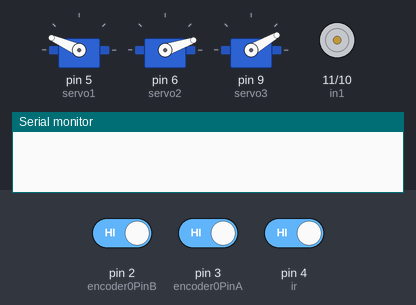
Recording of a sketch running on a simulated Arduino Uno, built with avr-gcc and run on an emulated ATmega328P. Shown: 3 × servo, motor-driver pin pairs drawn as motors (green arrow = first pin HIGH = forward, orange = second pin HIGH = backward, longer = more drive), the last lines printed to the serial monitor. The test bench sets the inputs (shaded band); at power-on: pin 4 (ir) HIGH, pin 2 (encoder0PinB) HIGH, pin 3 (encoder0PinA) HIGH.

Above: at 1.2 s.
1.3 s: pin 4 (ir) driven LOW
At 3.1 s:
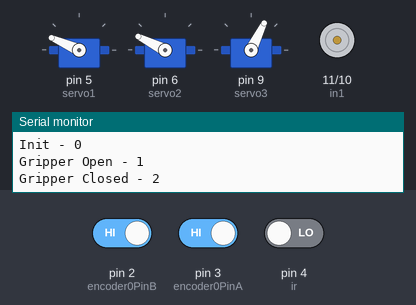
At 5.0 s:
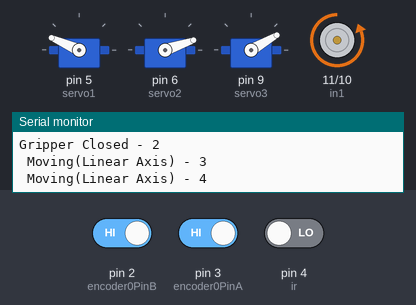
14.5 s: pin 4 (ir) driven LOW
At 15.69 s:
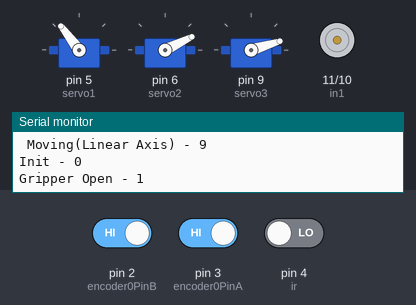
Timing chart, 0 to 23.5 s (numbered marks = the images above; inputs shaded):
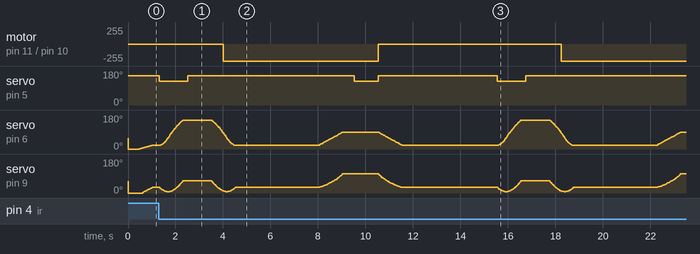

Measured:
- after the input at 1.3 s, motor on pin 11 (in1) / pin 10 (in2): stopped → backward 255/255 after 2.7 s, → stopped 6.5 s later; servo on pin 5 (servo1): 156° → 127° at once, → 156° 1.2 s later, → 127° 7.0 s later, → 156° 1.0 s later

The sketch:

main.ino
```cpp
#include <Servo.h>
// ramp lib
#include <Ramp.h>

#define ir 4

Servo servo1;
Servo servo2;
Servo servo3;

int servo1Offset = 2150;      // gripper closed - max 2200
int servo2Offset = 1120;      // shoulder back - min 600  (1120 mid)
int servo3Offset = 1180;      // elbow back - max 2180 (1180 mid)

// moving the foot forwards or backwards in the side plane
float shoulderAngle2;
float shoulderAngle2a;
float shoulderAngle2Degrees;
float shoulderAngle2aDegrees;
float z2;
float x;

// side plane of individual leg only
#define lowerLength 110
#define upperLength 110
float armLength;
float z;
float shoulderAngle1;
float shoulderAngleDegrees;
float shoulderAngle1a;
float elbowAngle;
float elbowAngleDegrees;

// interpolation targets
float zTarget;
float xTarget;

// output scaling
float shoulderMs;
float shoulderMs2;
float elbowMs;

int ball;     // ball proximity

// wheel encoder interrupts
#define encoder0PinA 3
#define encoder0PinB 2

// PWM output pins
#define in1 11
#define in2 10

volatile long encoder0Pos = 0;    // encoder 1
long encoder0Target = 0;

unsigned long currentMillis;
unsigned long previousMillis;

long previousStepMillis = 0;    // set up timers
int stepFlag = 0;

//*****************************
class Interpolation {
public:
    rampInt myRamp;
    int interpolationFlag = 0;
    int savedValue;

    int go(int input, int duration) {

      if (input != savedValue) {   // check for new data
          interpolationFlag = 0;
      }
      savedValue = input;          // bookmark the old value

      if (interpolationFlag == 0) {                                        // only do it once until the flag is reset
          myRamp.go(input, duration, LINEAR, ONCEFORWARD);              // start interpolation (value to go to, duration)
          interpolationFlag = 1;
      }

      int output = myRamp.update();
      return output;
    }
};    // end of class

Interpolation interpX;        // interpolation objects
Interpolation interpZ;
//*****************************

/**
 * @brief Initalisation of the servos and linear axis encoder/motor.
 *          1) Attaching the GPIO pins to the (commented) servos.
 *          2) Initialising an offset for each servo - the writeMicroseconds maps to an angle of the shaft
 *          3) Setting the pin modes for the linear axis ENCODER(bigger motor) as input so we can read the signals.
 *          4) Setting the pin modes for the linear axis MOTOR(bigger motor) as output so we can move the motor.
 *          5) Setting the pin mode for the IR (infrared) Sensor so we can read it's input.
 *          6) Attaching interupts to the ENCODER(see 3) to determine the direction it's going (clockwise OR counterclockwise) - TODO have a reference document to how this works
 *          7) Initialising default position for arm - this is fed into the interpolation class which will set SMOOTHLY control the arm.
 */
void setup()
{
  // (1)
  servo1.attach(5);         // gripper
  servo2.attach(6);         // shoulder
  servo3.attach(9);         // elbow

  // (2)
  servo1.writeMicroseconds(servo1Offset);    // gripper
  servo2.writeMicroseconds(servo2Offset);    // shoulder
  servo3.writeMicroseconds(servo3Offset);    // elbow

  // (3)
  pinMode(encoder0PinA, INPUT_PULLUP);    // encoder pins
  pinMode(encoder0PinB, INPUT_PULLUP);

  // (4)
  pinMode(in2, OUTPUT);         // PWM motor output piuns
  pinMode(in1, OUTPUT);

  // (5)
  pinMode(ir, INPUT_PULLUP);   // proximity sensor input

  // (6)
  // -- 0 and 1 are the interupt numbers NOT the digital pin number
  attachInterrupt(0, doEncoderA, CHANGE);
  attachInterrupt(1, doEncoderB, CHANGE);

  // DEBUGGING
  Serial.begin(9600);

  // (7)
  zTarget = 100;      // set default position for arm
  xTarget = 50;
}

void loop() {

  // Get the current time in MILLISECONDS
  currentMillis = millis();

    //
    // This is the start of the state machine. Each IF statement condition is cycle
    //  through each state while adding a time buffer between each state
    //
    if (currentMillis - previousMillis >= 10) {  // start timed loop after 10ms has passed
          previousMillis = currentMillis;

          ball = digitalRead(4);      // detect ball the IR sensor on digital pin 4

          // step sequencer
          if (ball == 0 && stepFlag == 0) {
             Serial.println("Init - 0"); // debugging
             stepFlag = 1;
          }

          //   (Step 1) - Open gripper
          if (stepFlag == 1 && currentMillis - previousStepMillis >= 1000) {
              Serial.println("Gripper Open - 1"); // debugging
              zTarget = -115;
              xTarget = 110;
              servo1.writeMicroseconds(servo1Offset -300);    // gripper open
              encoder0Target = 0;
              previousStepMillis = currentMillis;
              stepFlag = 2;
          } // (Step 2) - Close gripper AKA grab the ball
          else if (stepFlag == 2 && currentMillis - previousStepMillis >= 1200) {
              Serial.println("Gripper Closed - 2");
              servo1.writeMicroseconds(servo1Offset);    // gripper closed
              previousStepMillis = currentMillis;
              stepFlag = 3;
          } // (Step 3) - Start moving across the linear axis
          else if (stepFlag == 3 && currentMillis - previousStepMillis >= 1000) {
              Serial.println(" Moving(Linear Axis) - 3 ");
              zTarget = 100;
              xTarget = 50;
              previousStepMillis = currentMillis;
              stepFlag = 4;
          } // (Step 4) - cont.
          else if (stepFlag == 4 && currentMillis - previousStepMillis >= 500) {
              Serial.println(" Moving(Linear Axis) - 4 ");
              encoder0Target = 20000;
              previousStepMillis = currentMillis;
              stepFlag = 6;
          }
          else if (stepFlag == 6 && currentMillis - previousStepMillis >= 4000) {
              Serial.println(" Moving(Linear Axis) - 6 ");
              zTarget = 100;
              xTarget = 170;
              previousStepMillis = currentMillis;
              stepFlag = 7;
          }
          else if (stepFlag == 7 && currentMillis - previousStepMillis >= 1500) {
              Serial.println(" Gripper Open - 7 ");
              servo1.writeMicroseconds(servo1Offset - 300);    // gripper open
              stepFlag = 8;
          }
          else if (stepFlag == 8 && currentMillis - previousStepMillis >= 2500) {
              Serial.println(" Gripper Closed - 8 ");
              encoder0Target = 0;
              zTarget = 100;
              xTarget = 50;
              servo1.writeMicroseconds(servo1Offset);    // gripper closed
              previousStepMillis = currentMillis;
              stepFlag = 9;
          }
          else if (stepFlag == 9 && currentMillis - previousStepMillis >= 4000) {
              //wait to get back to the start before triggering again
              Serial.println(" Moving(Linear Axis) - 9 ");
              servo1.writeMicroseconds(servo1Offset);    // gripper closed
              previousStepMillis = currentMillis;
              stepFlag = 0;
          }

          // end of step sequencer

          // start interpolation

          z = interpZ.go(zTarget,1000);
          x = interpX.go(xTarget,1000);

          // *** Inverse Kinematics ***

          // calculate modification to shoulder angle and arm length

          shoulderAngle2a = atan(z/x);
          shoulderAngle2aDegrees = shoulderAngle2a * (180/PI);    // degrees
          shoulderAngle2 = shoulderAngle2a - 0.7853908;  // take away the default 45' offset (in radians)
          shoulderAngle2Degrees = shoulderAngle2 * (180/PI);    // degrees
          shoulderMs2 = shoulderAngle2Degrees * 11;

          z2 = x/cos(shoulderAngle2a);     // calc new arm length to feed to the next bit of code below

          // ****************

          // calculate arm length based on upper/lower length and elbow and shoulder angle
          shoulderAngle1a = (sq(upperLength) + sq(z2) - sq(lowerLength)) / (2 * upperLength * z2);
          shoulderAngle1 = acos(shoulderAngle1a);     // radians
          elbowAngle = PI - (shoulderAngle1 *2);       // radians

          // calc degrees from angles
          shoulderAngleDegrees = shoulderAngle1 * (180/PI);    // degrees
          elbowAngleDegrees = elbowAngle * (180/PI);              // degrees

          // calc milliseconds PWM to drive the servo.
          shoulderMs = shoulderAngleDegrees * 11;
          elbowMs = elbowAngleDegrees * 11;

          // *** end of Inverse Kinematics ***

          // write to servos, remove 45' and 90' offsets from arm default position
          servo2.writeMicroseconds(servo2Offset - (shoulderMs - 480) - shoulderMs2);    // shoulder
          servo3.writeMicroseconds(servo3Offset + (elbowMs - 1000));    // elbow

          // drive linear slider motor

          if (encoder0Target < encoder0Pos - 150) {   // allow for a deadzone of 100 encoder counts
              analogWrite(in1, 255);
              analogWrite(in2, 0);
          }
          else if (encoder0Target > encoder0Pos + 150) {   // allow for a deadzone of 100 encoder counts
              analogWrite(in1, 0);
              analogWrite(in2, 255);
          }

          else {
            analogWrite(in1, 0);
            analogWrite(in2, 0);
          }
    }  // end of timed loop
}   //end if main loop

/**
 * @brief Interupt callback function. This will read the pins of the encoder(BIG MOTOR)
 *          to determine which direction the motor is spinning and by how far. Each tick
 *          of the encoder (i.e. encoder0Pos = encoder0Pos + 1) can be mapped to the
 *          distance the motor shaft has rotated.
 */
void doEncoderA(){

  // look for a low-to-high on channel A
  if (digitalRead(encoder0PinA) == HIGH) {
    // check channel B to see which way encoder is turning
    if (digitalRead(encoder0PinB) == LOW) {
      encoder0Pos = encoder0Pos + 1;         // CW
    }
    else {
      encoder0Pos = encoder0Pos - 1;         // CCW
    }
  }
  else   // must be a high-to-low edge on channel A
  {
    // check channel B to see which way encoder is turning
    if (digitalRead(encoder0PinB) == HIGH) {
      encoder0Pos = encoder0Pos + 1;          // CW
    }
    else {
      encoder0Pos = encoder0Pos - 1;          // CCW
    }
  }
}

void doEncoderB(){

  // look for a low-to-high on channel B
  if (digitalRead(encoder0PinB) == HIGH) {
   // check channel A to see which way encoder is turning
    if (digitalRead(encoder0PinA) == HIGH) {
      encoder0Pos = encoder0Pos + 1;         // CW
    }
    else {
      encoder0Pos = encoder0Pos - 1;         // CCW
    }
  }
  // Look for a high-to-low on channel B
  else {
    // check channel B to see which way encoder is turning
    if (digitalRead(encoder0PinA) == LOW) {
      encoder0Pos = encoder0Pos + 1;          // CW
    }
    else {
      encoder0Pos = encoder0Pos - 1;          // CCW
    }
  }
}
```
